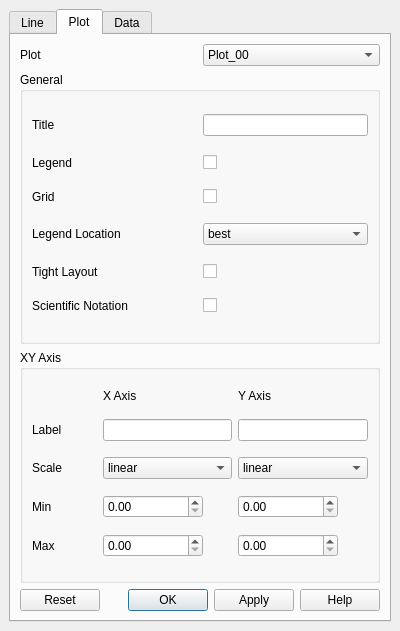
<?xml version="1.0" encoding="UTF-8"?>
<ui version="4.0">
 <class>plot_dock</class>
 <widget class="QDockWidget" name="plot_dock">
  <property name="geometry">
   <rect>
    <x>0</x>
    <y>0</y>
    <width>400</width>
    <height>631</height>
   </rect>
  </property>
  <property name="windowTitle">
   <string>Plot</string>
  </property>
  <widget class="QWidget" name="plot_widget">
   <layout class="QVBoxLayout" name="verticalLayout">
    <item>
     <widget class="QTabWidget" name="plot_control_tabw">
      <property name="currentIndex">
       <number>1</number>
      </property>
      <widget class="QWidget" name="line_conf_widget">
       <attribute name="title">
        <string>Line</string>
       </attribute>
       <layout class="QVBoxLayout" name="verticalLayout_2" stretch="1,1,4,4,1,1">
        <item>
         <layout class="QHBoxLayout" name="line_selector_layout" stretch="1,1">
          <item>
           <widget class="QLabel" name="plot_name_label">
            <property name="text">
             <string>Line</string>
            </property>
           </widget>
          </item>
          <item>
           <widget class="QComboBox" name="plot_line_combobox">
            <property name="sizePolicy">
             <sizepolicy hsizetype="Preferred" vsizetype="Fixed">
              <horstretch>0</horstretch>
              <verstretch>0</verstretch>
             </sizepolicy>
            </property>
           </widget>
          </item>
         </layout>
        </item>
        <item>
         <layout class="QHBoxLayout" name="label_layout" stretch="1,1">
          <item>
           <widget class="QLabel" name="label">
            <property name="text">
             <string>Label</string>
            </property>
           </widget>
          </item>
          <item>
           <widget class="QLineEdit" name="label_edit">
            <property name="maximumSize">
             <size>
              <width>100</width>
              <height>16777215</height>
             </size>
            </property>
            <property name="text">
             <string/>
            </property>
           </widget>
          </item>
         </layout>
        </item>
        <item>
         <widget class="QGroupBox" name="line_groupbox">
          <property name="title">
           <string>Line</string>
          </property>
          <property name="alignment">
           <set>Qt::AlignCenter</set>
          </property>
          <layout class="QGridLayout" name="gridLayout" rowstretch="1,1,1" columnstretch="1,1">
           <item row="0" column="1">
            <widget class="QComboBox" name="line_style_combobox"/>
           </item>
           <item row="1" column="1">
            <widget class="QDoubleSpinBox" name="line_width_spinbox">
             <property name="suffix">
              <string> pt</string>
             </property>
            </widget>
           </item>
           <item row="0" column="0">
            <widget class="QLabel" name="label_2">
             <property name="text">
              <string>Line Style</string>
             </property>
            </widget>
           </item>
           <item row="1" column="0">
            <widget class="QLabel" name="label_7">
             <property name="text">
              <string>Width</string>
             </property>
            </widget>
           </item>
           <item row="2" column="0">
            <widget class="QLabel" name="label_9">
             <property name="sizePolicy">
              <sizepolicy hsizetype="Preferred" vsizetype="Fixed">
               <horstretch>0</horstretch>
               <verstretch>0</verstretch>
              </sizepolicy>
             </property>
             <property name="text">
              <string>Color</string>
             </property>
            </widget>
           </item>
           <item row="2" column="1">
            <layout class="QHBoxLayout" name="horizontalLayout">
             <item>
              <widget class="QLabel" name="label_12">
               <property name="minimumSize">
                <size>
                 <width>21</width>
                 <height>21</height>
                </size>
               </property>
               <property name="maximumSize">
                <size>
                 <width>21</width>
                 <height>21</height>
                </size>
               </property>
               <property name="styleSheet">
                <string notr="true">background-color: rgb(32, 2, 76)</string>
               </property>
               <property name="text">
                <string/>
               </property>
              </widget>
             </item>
             <item>
              <widget class="QLineEdit" name="lineEdit">
               <property name="maximumSize">
                <size>
                 <width>80</width>
                 <height>16777215</height>
                </size>
               </property>
               <property name="text">
                <string>#20024c</string>
               </property>
              </widget>
             </item>
             <item>
              <widget class="QPushButton" name="pushButton">
               <property name="maximumSize">
                <size>
                 <width>50</width>
                 <height>16777215</height>
                </size>
               </property>
               <property name="text">
                <string/>
               </property>
              </widget>
             </item>
            </layout>
           </item>
          </layout>
         </widget>
        </item>
        <item>
         <widget class="QGroupBox" name="marker_groupbox">
          <property name="title">
           <string>Marker</string>
          </property>
          <property name="alignment">
           <set>Qt::AlignCenter</set>
          </property>
          <layout class="QGridLayout" name="gridLayout_2" rowstretch="1,1,1" columnstretch="1,1">
           <item row="1" column="0">
            <widget class="QLabel" name="label_8">
             <property name="text">
              <string>Size</string>
             </property>
            </widget>
           </item>
           <item row="0" column="0">
            <widget class="QLabel" name="label_3">
             <property name="text">
              <string>Style</string>
             </property>
            </widget>
           </item>
           <item row="0" column="1">
            <widget class="QComboBox" name="marker_combobox"/>
           </item>
           <item row="1" column="1">
            <widget class="QDoubleSpinBox" name="marker_size_spinbox">
             <property name="suffix">
              <string> pt</string>
             </property>
            </widget>
           </item>
           <item row="2" column="0">
            <widget class="QLabel" name="label_4">
             <property name="sizePolicy">
              <sizepolicy hsizetype="Preferred" vsizetype="Fixed">
               <horstretch>0</horstretch>
               <verstretch>0</verstretch>
              </sizepolicy>
             </property>
             <property name="text">
              <string>Color</string>
             </property>
            </widget>
           </item>
           <item row="2" column="1">
            <layout class="QHBoxLayout" name="marker_color_layout" stretch="0,0,0">
             <property name="sizeConstraint">
              <enum>QLayout::SetFixedSize</enum>
             </property>
             <item>
              <widget class="QLabel" name="color_label">
               <property name="sizePolicy">
                <sizepolicy hsizetype="Fixed" vsizetype="Fixed">
                 <horstretch>0</horstretch>
                 <verstretch>0</verstretch>
                </sizepolicy>
               </property>
               <property name="minimumSize">
                <size>
                 <width>21</width>
                 <height>21</height>
                </size>
               </property>
               <property name="maximumSize">
                <size>
                 <width>21</width>
                 <height>21</height>
                </size>
               </property>
               <property name="styleSheet">
                <string notr="true">background-color: rgb(32, 2, 76)</string>
               </property>
               <property name="text">
                <string/>
               </property>
              </widget>
             </item>
             <item>
              <widget class="QLineEdit" name="color_edit">
               <property name="sizePolicy">
                <sizepolicy hsizetype="Minimum" vsizetype="Fixed">
                 <horstretch>0</horstretch>
                 <verstretch>0</verstretch>
                </sizepolicy>
               </property>
               <property name="maximumSize">
                <size>
                 <width>80</width>
                 <height>16777215</height>
                </size>
               </property>
               <property name="text">
                <string>#20024c</string>
               </property>
              </widget>
             </item>
             <item>
              <widget class="QPushButton" name="pick_color_button">
               <property name="maximumSize">
                <size>
                 <width>50</width>
                 <height>16777215</height>
                </size>
               </property>
               <property name="text">
                <string/>
               </property>
              </widget>
             </item>
            </layout>
           </item>
          </layout>
         </widget>
        </item>
        <item>
         <layout class="QHBoxLayout" name="alpha_layout">
          <item>
           <widget class="QLabel" name="label_5">
            <property name="text">
             <string>Alpha</string>
            </property>
           </widget>
          </item>
          <item>
           <widget class="QDoubleSpinBox" name="alpha_spinbox">
            <property name="maximum">
             <double>1.000000000000000</double>
            </property>
            <property name="singleStep">
             <double>0.100000000000000</double>
            </property>
            <property name="value">
             <double>1.000000000000000</double>
            </property>
           </widget>
          </item>
         </layout>
        </item>
        <item>
         <widget class="QDialogButtonBox" name="line_buttonbox">
          <property name="standardButtons">
           <set>QDialogButtonBox::Apply|QDialogButtonBox::Help|QDialogButtonBox::Ok|QDialogButtonBox::Reset</set>
          </property>
          <property name="centerButtons">
           <bool>false</bool>
          </property>
         </widget>
        </item>
       </layout>
      </widget>
      <widget class="QWidget" name="plot_conf_widget">
       <attribute name="title">
        <string>Plot</string>
       </attribute>
       <layout class="QVBoxLayout" name="verticalLayout_3" stretch="4,1">
        <item>
         <layout class="QVBoxLayout" name="verticalLayout_4" stretch="1,7,6">
          <item>
           <layout class="QHBoxLayout" name="horizontalLayout_4">
            <item>
             <widget class="QLabel" name="plot_label">
              <property name="text">
               <string>Plot</string>
              </property>
             </widget>
            </item>
            <item>
             <widget class="QComboBox" name="plot_combobox">
              <item>
               <property name="text">
                <string>Plot_00</string>
               </property>
              </item>
             </widget>
            </item>
           </layout>
          </item>
          <item>
           <widget class="QGroupBox" name="content_box">
            <property name="title">
             <string>General</string>
            </property>
            <property name="flat">
             <bool>false</bool>
            </property>
            <property name="checkable">
             <bool>false</bool>
            </property>
            <layout class="QGridLayout" name="gridLayout_3" rowstretch="1,1,1,1,1,1" columnstretch="1,1">
             <item row="4" column="1">
              <widget class="QCheckBox" name="tight_layout_checkbox">
               <property name="text">
                <string/>
               </property>
              </widget>
             </item>
             <item row="1" column="1">
              <widget class="QCheckBox" name="legend_checkbox">
               <property name="text">
                <string/>
               </property>
              </widget>
             </item>
             <item row="3" column="1">
              <widget class="QComboBox" name="legend_loc_combobox">
               <item>
                <property name="text">
                 <string>best</string>
                </property>
               </item>
              </widget>
             </item>
             <item row="4" column="0">
              <widget class="QLabel" name="tight_layout_label">
               <property name="text">
                <string>Tight Layout</string>
               </property>
              </widget>
             </item>
             <item row="0" column="1">
              <widget class="QLineEdit" name="title_edit"/>
             </item>
             <item row="1" column="0">
              <widget class="QLabel" name="legend_label">
               <property name="text">
                <string>Legend</string>
               </property>
              </widget>
             </item>
             <item row="3" column="0">
              <widget class="QLabel" name="legend_loc_label">
               <property name="text">
                <string>Legend Location</string>
               </property>
              </widget>
             </item>
             <item row="0" column="0">
              <widget class="QLabel" name="title_label">
               <property name="text">
                <string>Title</string>
               </property>
              </widget>
             </item>
             <item row="2" column="1">
              <widget class="QCheckBox" name="grid_checkbox">
               <property name="text">
                <string/>
               </property>
              </widget>
             </item>
             <item row="2" column="0">
              <widget class="QLabel" name="grid_label">
               <property name="text">
                <string>Grid</string>
               </property>
              </widget>
             </item>
             <item row="5" column="0">
              <widget class="QLabel" name="sci_not_label">
               <property name="text">
                <string>Scientific Notation</string>
               </property>
              </widget>
             </item>
             <item row="5" column="1">
              <widget class="QCheckBox" name="sci_not_checkbox">
               <property name="text">
                <string/>
               </property>
              </widget>
             </item>
            </layout>
           </widget>
          </item>
          <item>
           <widget class="QGroupBox" name="groupBox_3">
            <property name="title">
             <string>XY Axis</string>
            </property>
            <layout class="QGridLayout" name="gridLayout_6" rowstretch="1,1,1,1,1" columnstretch="1,2,2">
             <item row="0" column="1">
              <widget class="QLabel" name="label_6">
               <property name="sizePolicy">
                <sizepolicy hsizetype="Preferred" vsizetype="Fixed">
                 <horstretch>0</horstretch>
                 <verstretch>0</verstretch>
                </sizepolicy>
               </property>
               <property name="text">
                <string>X Axis</string>
               </property>
              </widget>
             </item>
             <item row="1" column="0">
              <widget class="QLabel" name="label_14">
               <property name="text">
                <string>Label</string>
               </property>
              </widget>
             </item>
             <item row="2" column="2">
              <widget class="QComboBox" name="y_scale_combobox">
               <item>
                <property name="text">
                 <string>linear</string>
                </property>
               </item>
               <item>
                <property name="text">
                 <string>log</string>
                </property>
               </item>
              </widget>
             </item>
             <item row="3" column="0">
              <widget class="QLabel" name="label_16">
               <property name="text">
                <string>Min</string>
               </property>
              </widget>
             </item>
             <item row="1" column="2">
              <widget class="QLineEdit" name="y_label_edit"/>
             </item>
             <item row="2" column="1">
              <widget class="QComboBox" name="x_scale_combobox">
               <item>
                <property name="text">
                 <string>linear</string>
                </property>
               </item>
               <item>
                <property name="text">
                 <string>log</string>
                </property>
               </item>
              </widget>
             </item>
             <item row="0" column="2">
              <widget class="QLabel" name="label_13">
               <property name="sizePolicy">
                <sizepolicy hsizetype="Preferred" vsizetype="Fixed">
                 <horstretch>0</horstretch>
                 <verstretch>0</verstretch>
                </sizepolicy>
               </property>
               <property name="text">
                <string>Y Axis</string>
               </property>
              </widget>
             </item>
             <item row="2" column="0">
              <widget class="QLabel" name="label_15">
               <property name="text">
                <string>Scale</string>
               </property>
              </widget>
             </item>
             <item row="1" column="1">
              <widget class="QLineEdit" name="x_label_edit"/>
             </item>
             <item row="3" column="2">
              <widget class="QDoubleSpinBox" name="y_min_spinbox">
               <property name="maximumSize">
                <size>
                 <width>100</width>
                 <height>16777215</height>
                </size>
               </property>
               <property name="maximum">
                <double>9999999999999.000000000000000</double>
               </property>
              </widget>
             </item>
             <item row="4" column="0">
              <widget class="QLabel" name="label_19">
               <property name="text">
                <string>Max</string>
               </property>
              </widget>
             </item>
             <item row="4" column="1">
              <widget class="QDoubleSpinBox" name="x_max_spinbox">
               <property name="maximumSize">
                <size>
                 <width>100</width>
                 <height>16777215</height>
                </size>
               </property>
               <property name="maximum">
                <double>9999999999999.000000000000000</double>
               </property>
              </widget>
             </item>
             <item row="3" column="1">
              <widget class="QDoubleSpinBox" name="x_min_spinbox">
               <property name="maximumSize">
                <size>
                 <width>100</width>
                 <height>16777215</height>
                </size>
               </property>
               <property name="maximum">
                <double>10000000000000000.000000000000000</double>
               </property>
              </widget>
             </item>
             <item row="4" column="2">
              <widget class="QDoubleSpinBox" name="y_max_spinbox">
               <property name="maximumSize">
                <size>
                 <width>100</width>
                 <height>16777215</height>
                </size>
               </property>
               <property name="maximum">
                <double>9999999999999.000000000000000</double>
               </property>
              </widget>
             </item>
            </layout>
           </widget>
          </item>
         </layout>
        </item>
        <item>
         <widget class="QDialogButtonBox" name="plot_buttonbox">
          <property name="standardButtons">
           <set>QDialogButtonBox::Apply|QDialogButtonBox::Help|QDialogButtonBox::Ok|QDialogButtonBox::Reset</set>
          </property>
         </widget>
        </item>
       </layout>
      </widget>
      <widget class="QWidget" name="data_widget">
       <attribute name="title">
        <string>Data</string>
       </attribute>
       <layout class="QVBoxLayout" name="verticalLayout_5">
        <item>
         <widget class="QListWidget" name="listWidget"/>
        </item>
        <item>
         <layout class="QHBoxLayout" name="horizontalLayout_2">
          <item>
           <spacer name="horizontalSpacer">
            <property name="orientation">
             <enum>Qt::Horizontal</enum>
            </property>
            <property name="sizeHint" stdset="0">
             <size>
              <width>40</width>
              <height>20</height>
             </size>
            </property>
           </spacer>
          </item>
          <item>
           <widget class="QPushButton" name="add_dataset_button">
            <property name="text">
             <string>Add</string>
            </property>
           </widget>
          </item>
          <item>
           <widget class="QPushButton" name="remove_dataset_button">
            <property name="text">
             <string>Remove</string>
            </property>
           </widget>
          </item>
         </layout>
        </item>
       </layout>
      </widget>
     </widget>
    </item>
   </layout>
  </widget>
 </widget>
 <resources>
  <include location="../analyzer.qrc"/>
 </resources>
 <connections/>
</ui>
